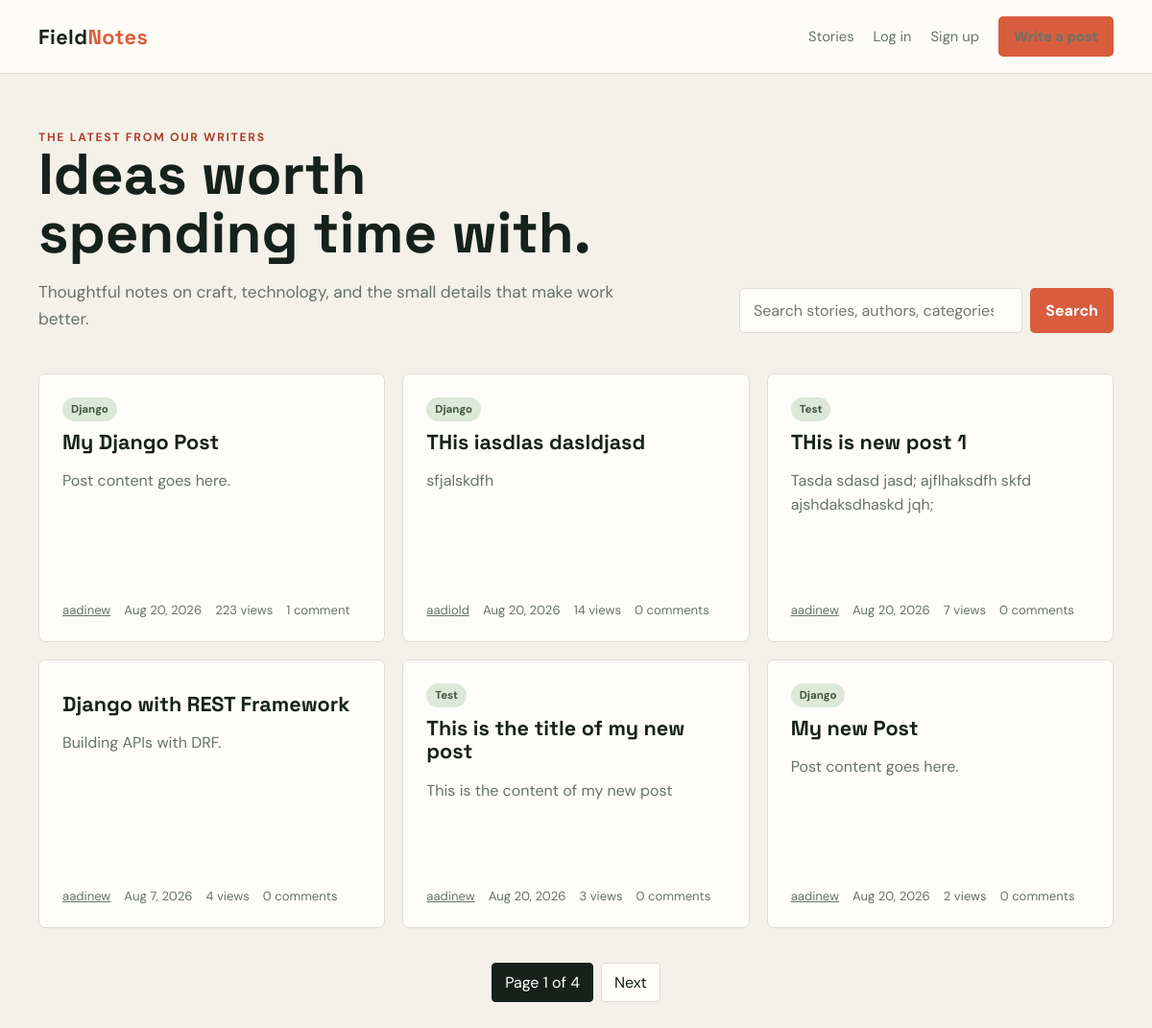
The page /blogs/ on the database as committed earlier.
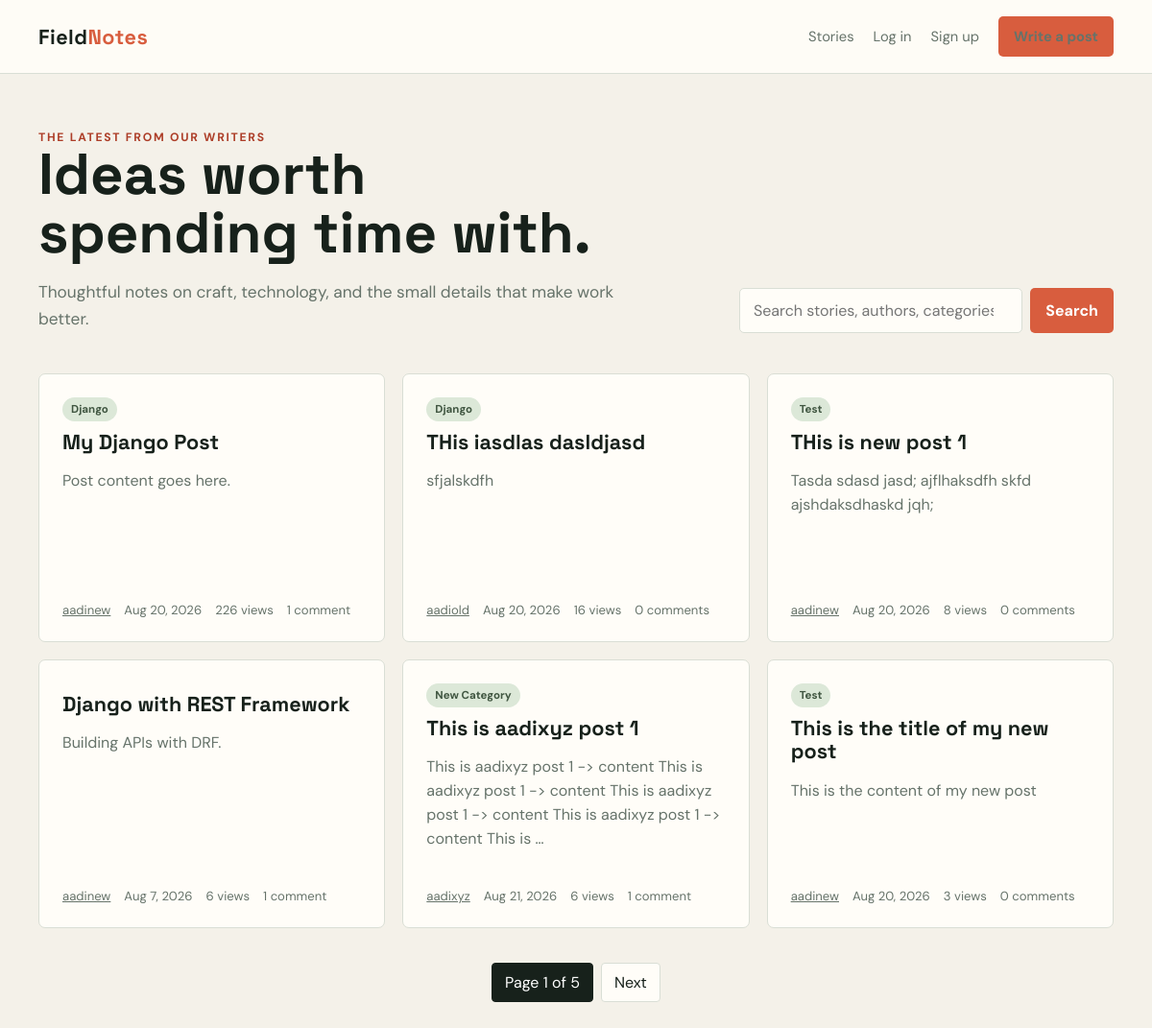
The same page on the database as committed later.
### blog/models.py (models this page shows, shortened)
class Post(models.Model):
    objects = PostQuerySet.as_manager()
    id = models.UUIDField(primary_key=True, default=uuid.uuid4, editable=False)
    title = models.CharField(max_length=200)
    author = models.ForeignKey(
        settings.AUTH_USER_MODEL,
        on_delete=models.CASCADE,
        related_name="posts",
    )
    content = models.TextField()
    category = models.CharField(
        max_length=100,
        blank=True,
        null=True,
    )
    is_published = models.BooleanField(default=False)
    views = models.PositiveIntegerField(default=0)
    created_at = models.DateTimeField(auto_now_add=True)
    updated_at = models.DateTimeField(auto_now=True)

### blog/views.py (the view, shortened to what this page needs)
# urls.py: path("", views.post_list, name="post_list"),
def post_list(request):
    search_query = request.GET.get("q", "").strip()
    posts = Post.objects.filter(is_published=True).select_related("author").with_comment_count()
    posts = posts.order_by("-created_at").order_by("-views")
    page_obj = Paginator(posts, 6).get_page(request.GET.get("page"))
    return render(
        request,
        "blog/post_list.html",
        {"page_obj": page_obj, "search_query": search_query},
    )

### blog/models.py (called while the page is built)
    def with_comment_count(self):
        return self.annotate(comment_count=Count("comments"))

### blog/templates/blog/post_list.html (shortened to what this page needs)
{% extends "blog/base.html" %}
{% block content %}
<main class="page">
    <section class="hero">
        <div class="hero-copy">
            <div class="eyebrow">The latest from our writers</div>
            <h1>Ideas worth<br>spending time with.</h1>
            <p>Thoughtful notes on craft, technology, and the small details that make work better.</p>
        </div>
        <form class="search" method="get" id="search-form">
            <input id="search-input" type="search" name="q" value="{{ search_query }}" placeholder="Search stories, authors, categories" aria-label="Search stories" autocomplete="off">
            <button class="button" type="submit">Search</button>
        </form>
    </section>
    <div id="search-results" aria-live="polite">
        <section class="post-grid">
            {% for post in page_obj %}
                <article class="post-card">
                    <div>
                        {% if post.category %}<span class="category">{{ post.category }}</span>{% endif %}
                        <h2><a href="{% url 'post_view' post.id %}">{{ post.title }}</a></h2>
                        <p class="card-excerpt">{{ post.content|truncatewords:30 }}</p>
                    </div>
                    <div class="meta">
                        <span><a href="{% url 'author_page' post.author.username %}">{{ post.author.username }}</a></span>
                        <span>{{ post.created_at|date:"M j, Y" }}</span>
                        <span>{{ post.views }} views</span>
                        <span>{{ post.comment_count }} comment{{ post.comment_count|pluralize }}</span>
                    </div>
                </article>
            {% empty %}
                <p class="empty">No published stories match that search.</p>
            {% endfor %}
        </section>
        {% if page_obj.has_other_pages %}
            <nav class="pagination" aria-label="Pagination">
                <span class="current">Page {{ page_obj.number }} of {{ page_obj.paginator.num_pages }}</span>
                {% if page_obj.has_next %}<a href="?q={{ search_query|urlencode }}&page={{ page_obj.next_page_number }}">Next</a>{% endif %}
            </nav>
        {% endif %}
    </div>
</main>
{% endblock %}

### blog/templates/blog/base.html (shortened to what this page needs)
{% load static %}
<!doctype html>
<html lang="en">
<head>
</head>
<body>
    <header class="site-header">
        <nav class="nav">
            <a class="brand" href="{% url 'home' %}">Field<span>Notes</span></a>
            <div class="nav-links">
                <a href="{% url 'post_list' %}">Stories</a>
                {% if user.is_authenticated %}
                    <span class="muted">Hi, {{ user.username }}</span>
                    <a href="{% url 'author_page' user.username %}">My profile</a>
                    <a href="{% url 'my_posts' %}">My posts</a>
                    <a href="{% url 'my_comments' %}">My comments</a>
                    <form method="post" action="{% url 'logout' %}">{% csrf_token %}<button class="button" type="submit">Log out</button></form>
                {% else %}
                    <a href="{% url 'login' %}">Log in</a>
                    <a href="{% url 'signup' %}">Sign up</a>
                {% endif %}
                <a class="button" href="{% url 'post_create' %}">Write a post</a>
            </div>
        </nav>
    </header>
    {% block content %}{% endblock %}
</body>
</html>

### blog/templates/blog/base.html (style rules this page uses)
:root { --ink: #17211b; --muted: #66736a; --paper: #f4f1e9; --surface: #fffdf8; --line: #d9ded5; --accent: #d85d3e; --accent-dark: #ad3e28; --sage: #dce8d8; }
* { box-sizing: border-box; }
body { margin: 0; color: var(--ink); background: var(--paper); font-family: "DM Sans", sans-serif; }
a { color: inherit; }
.site-header { border-bottom: 1px solid var(--line); background: rgba(255, 253, 248, .9); }
.nav { width: min(1120px, calc(100% - 40px)); margin: auto; min-height: 76px; display: flex; align-items: center; justify-content: space-between; gap: 24px; }
.brand { color: var(--ink); font-family: "Space Grotesk", sans-serif; font-size: 1.35rem; font-weight: 700; text-decoration: none; letter-spacing: .02em; }
.brand span { color: var(--accent); }
.nav-links { display: flex; align-items: center; gap: 20px; font-size: .92rem; }
.nav-links a { text-decoration: none; color: var(--muted); }
.button { display: inline-block; border: 0; border-radius: 5px; background: var(--accent); color: white; padding: 11px 16px; font: inherit; font-weight: 700; text-decoration: none; cursor: pointer; }
.page { width: min(1120px, calc(100% - 40px)); margin: 0 auto; padding: 58px 0 80px; }
h1, h2 { font-family: "Space Grotesk", sans-serif; }
h1 { font-size: clamp(2.1rem, 5vw, 4.3rem); line-height: 1.02; margin: 0; }
h2 { margin: 0; line-height: 1.15; }
.eyebrow { color: var(--accent-dark); font-size: .76rem; font-weight: 700; letter-spacing: .14em; text-transform: uppercase; }
.hero { display: grid; grid-template-columns: 1fr minmax(280px, 390px); align-items: end; gap: 40px; margin-bottom: 42px; }
.hero-copy { max-width: 650px; }
.hero-copy p { color: var(--muted); font-size: 1.08rem; line-height: 1.6; margin: 18px 0 0; }
.search { display: flex; gap: 8px; }
.search input { min-width: 0; flex: 1; border: 1px solid var(--line); border-radius: 5px; background: var(--surface); padding: 12px 14px; color: var(--ink); font: inherit; }
.post-grid { display: grid; grid-template-columns: repeat(3, 1fr); gap: 18px; }
.post-card { display: flex; min-height: 280px; flex-direction: column; justify-content: space-between; border: 1px solid var(--line); border-radius: 7px; background: var(--surface); padding: 24px; transition: transform .2s ease, box-shadow .2s ease; }
.post-card h2 { font-size: 1.35rem; margin: 10px 0 12px; }
.post-card h2 a { text-decoration: none; }
.card-excerpt { color: var(--muted); line-height: 1.55; }
.meta { display: flex; flex-wrap: wrap; gap: 9px 14px; color: var(--muted); font-size: .82rem; }
.category { display: inline-block; border-radius: 999px; background: var(--sage); color: #405641; padding: 5px 9px; font-size: .72rem; font-weight: 700; }
.pagination { display: flex; justify-content: center; gap: 8px; margin-top: 36px; }
.pagination a, .pagination span { border: 1px solid var(--line); border-radius: 4px; background: var(--surface); padding: 9px 13px; text-decoration: none; }
.pagination .current { border-color: var(--ink); background: var(--ink); color: white; }
.meta a { color: inherit; }

Rows that differ between the two databases and show on the page:
no longer on this page (row unchanged): Post: category "Django", title "My new Post", content "Post content goes here.", author.username "aadinew", created_at "Aug 20, 2026", views "2", comment_count "0"
changed Post "My Django Post": views "223" → "226"
changed Post "THis iasdlas dasldjasd": views "14" → "16"
changed Post "THis is new post 1": views "7" → "8"
changed Post "Django with REST Framework": views "4" → "6"; comment_count "0" → "1"
added Post: category "New Category", title "This is aadixyz post 1", content "This is aadixyz post 1 -> content This is aadixyz post 1 -> content This is aadixyz post 1 -> content This is aadixyz post 1 -> content This is …", author.username "aadixyz", created_at "Aug 21, 2026", views "6", comment_count "1"
Other text that changed with them:
{{ page_obj.paginator.num_pages }}: "4" → "5"
